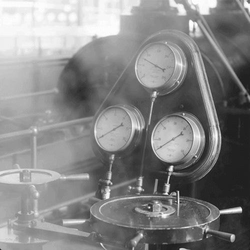
#> input picture img/relogio.bmp, 250 x 250 px
$ python equalizacao_histograma.py
#> lines starting #> are read from the running program, lines starting #| are printed output that depends on the picture
# Equalização de histograma para aumentar o contraste e a nitidez
# @author Higor Tavares
import cv2
import numpy as np
from matplotlib import pyplot as plt
img_path = '../../img/relogio.bmp'
original_image = cv2.imread(img_path,0)
#> original_image is the input picture: shape (250, 250); min 27, max 255, mean 134.5
equilized_image = cv2.equalizeHist(original_image)
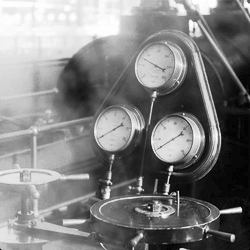
#> equilized_image: shape (250, 250); min 0, max 255, mean 128.2
cv2.imshow('Imagem original',original_image)
cv2.imshow('Imagem equilizada',equilized_image)
plt.hist(original_image.ravel(),256,[0,256])
plt.title('Imagem original')
plt.figure()
plt.hist(equilized_image.ravel(),256,[0,256])
plt.title('Imagem equalizada')
plt.show()
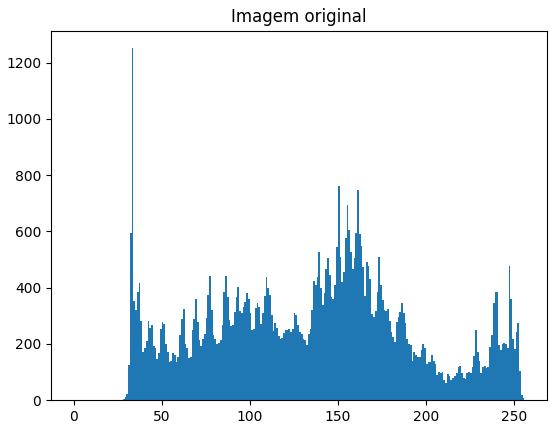
#> figure drawn by matplotlib, 1 panel; tallest bar 1251 high, from x = 33 to 34
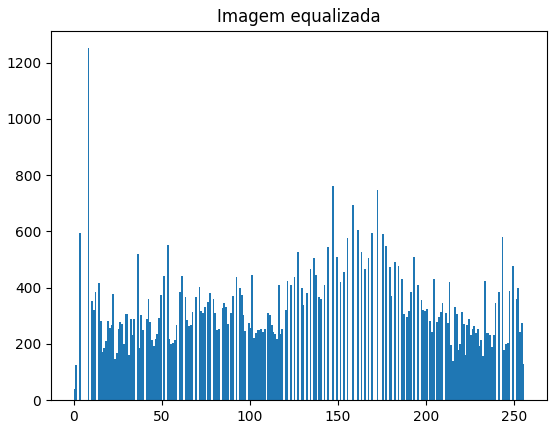
#> figure drawn by matplotlib, 1 panel; tallest bar 1251 high, from x = 8 to 9
cv2.waitKey(0)
cv2.destroyAllWindows()

$ run again, with img/arroz.bmp copied over img/relogio.bmp
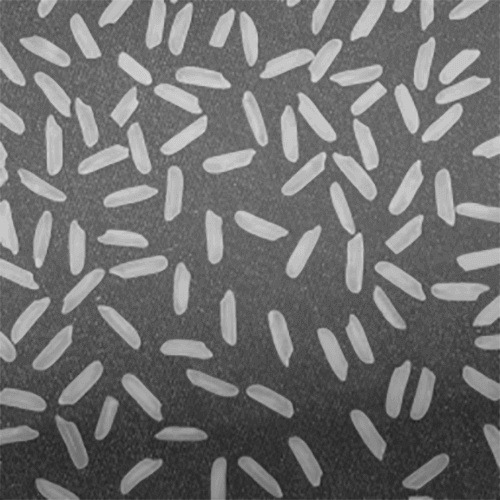
#> input picture img/arroz.bmp, 500 x 500 px
#> original_image is the input picture: shape (500, 500); min 26, max 219, mean 111
#> `equilized_image = cv2.equalizeHist(original_image)`:
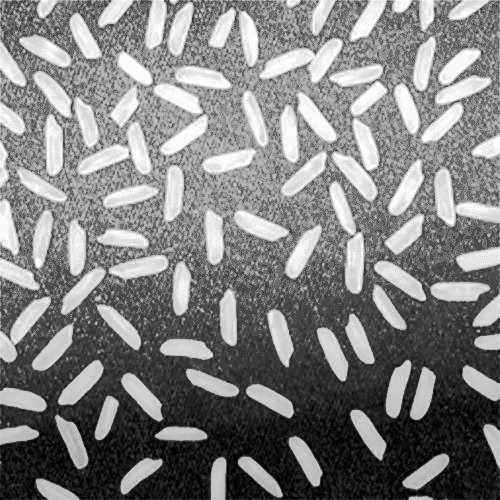
#> equilized_image: shape (500, 500); min 0, max 255, mean 128.8
#> `plt.show()`:
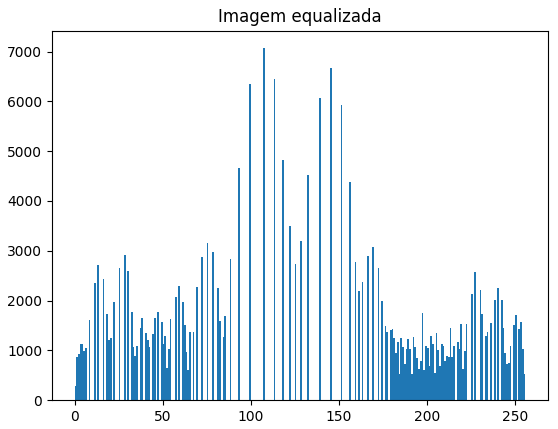
#> figure drawn by matplotlib, 1 panel; tallest bar 7068 high, from x = 107 to 108
